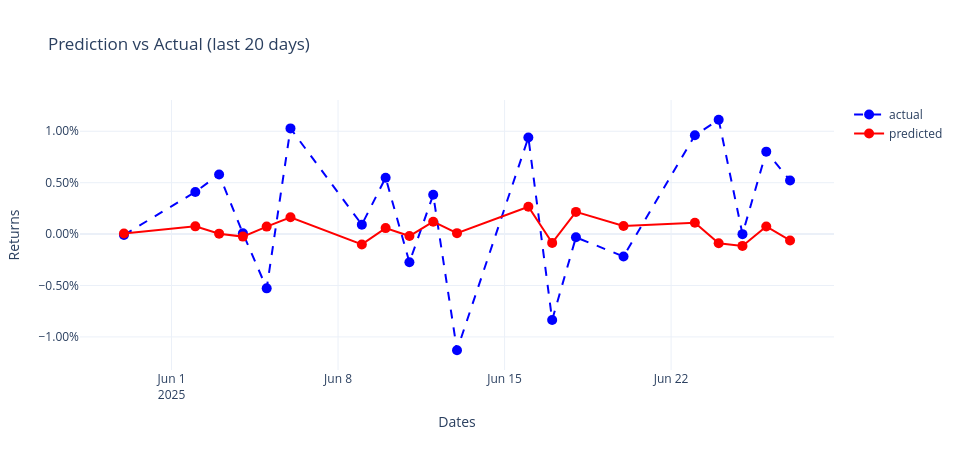

The code cell stored with this chart in its notebook:
### Code cell
## plot prediction vs actual data

actual20 = spy_data['returns'].tail(20).values
last20idx = spy_data.index[-20:]

fig3 = go.Figure()
fig3.add_trace(go.Scatter(
    x = last20idx,
    y = actual20,
    mode = 'lines+markers',
    line=dict(dash='dash', color='blue'),
    marker=dict(size=10, color='blue'),
    name='actual'
))

fig3.add_trace(go.Scatter(
    x = last20idx,
    y = pred_sp20d,
    mode = 'lines+markers',
    line=dict(color='red'),
    marker=dict(size=10, color='red'),
    name='predicted'
))

fig3.update_layout(
    title='Prediction vs Actual (last 20 days)',
    xaxis = {'title': 'Dates'},
    yaxis = {'title': 'Returns', 'tickformat': '.2%'},
    template = 'plotly_white',
    width = 960,
    height = 450
)
fig3.show()
